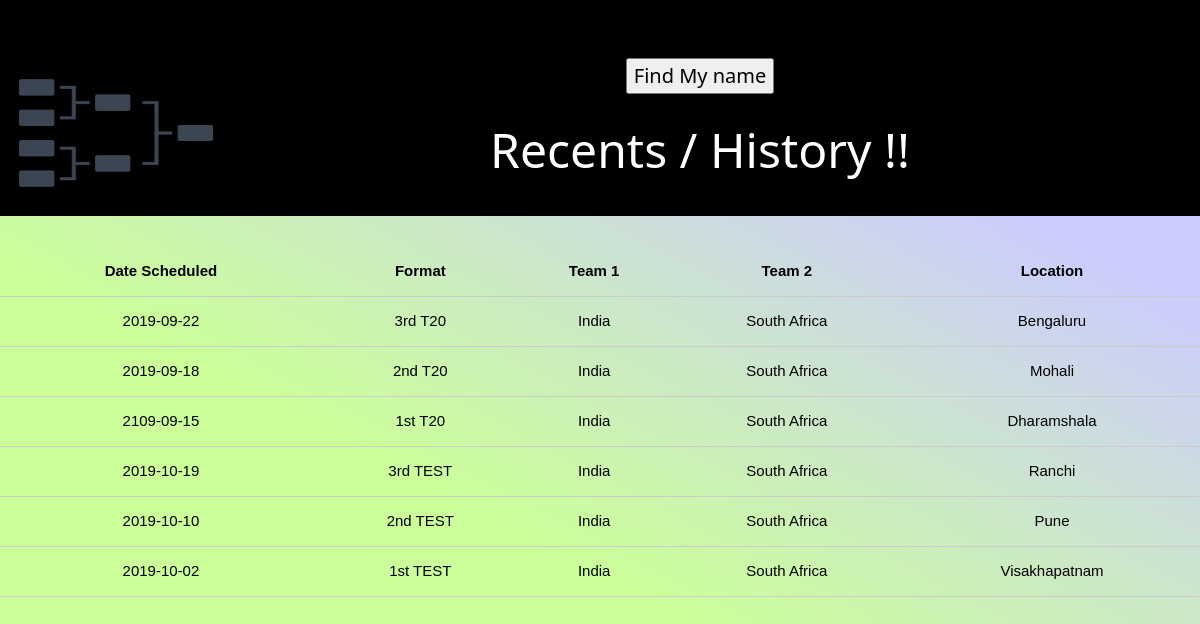
The page /history.php on the database its author committed.
### tables this page shows
CREATE TABLE `history` (
  `typ` varchar(25) NOT NULL,
  `id` int(11) NOT NULL,
  `teamone` varchar(50) NOT NULL,
  `teamtwo` varchar(50) NOT NULL,
  `loc` varchar(30) NOT NULL,
  `date` date DEFAULT NULL
);

### history.php (the view, shortened to what this page needs)
<?php
$db = mysqli_connect('localhost', 'root', '', 'fix');
?>
<!DOCTYPE html>
<html>
<head>
    <link rel="stylesheet" type="text/css" href="css/crud.css">
    <link rel="stylesheet" type="text/css" href="css/wel.css">
</head>
<body style=" background: linear-gradient(to top right, #ccff99 29%, #ccccff 76%);">
<header class="w3-container w3-theme w3-padding" id="myHeader">
  <i onclick="w3_open()" class="fa fa-bars w3-xlarge w3-button w3-theme"></i>
  <div class="w3-center">
  <h4 id="demo"><img src="../css/fixt.png" width="200" height="150"; style="float: left;">
<button onclick="typeWriter()">Find My name</button>
   </h4>
  <h1 class="w3-xxxlarge w3-animate-bottom"> Recents / History !!</h1>
  </div>
</header>
<?php $results = mysqli_query($db, "SELECT * FROM history order by id desc"); ?>
<table>
    <thead>
        <tr>
            <th>Date Scheduled</th>
            <th>Format</th>
            <th>Team 1</th>
            <th>Team 2</th>
            <th>Location</th>
        </tr>
    </thead>
    <?php while ($row = mysqli_fetch_array($results)) { ?>
        <tr>
             <td><?php echo $row['date']; ?></td>
          <center><td><?php echo $row['typ']; ?></td></center>
            <center><td><?php echo $row['teamone']; ?></td></center>
            <td><?php echo $row['teamtwo']; ?></td>
             <td><?php echo $row['loc']; ?></td>
        </tr>
    <?php } ?>
</table>
</body>
</html>

### css/crud.css (style rules this page uses)
body { font-size: 29px; }
table { width: 100%; margin: 30px auto; border-collapse: collapse; text-align: center; }
tr { border-bottom: 1px solid #cbcbcb; }
th, td { border: none; height: 50px; padding: 2px; }

### css/wel.css (style rules this page uses)
.w3-theme { color:#fff !important; background-color:#000000 !important }
.fa { display:inline-block;font:normal normal normal 14px/1 FontAwesome;font-size:inherit;text-rendering:auto;-webkit-font-smoothing:antialiased;-moz-osx-font-smoothing:grayscale;transform:translate(0, 0) }
.fa-navicon:before,.fa-reorder:before,.fa-bars:before { content:"\f0c9" }
html { box-sizing:border-box }
*,*:before,*:after { box-sizing:inherit }
html { -ms-text-size-adjust:100%;-webkit-text-size-adjust:100% }
body { margin:0 }
article,aside,details,figcaption,figure,footer,header,main,menu,nav,section { display:block }
img { border-style:none }
button,input,select,textarea,optgroup { font:inherit;margin:0 }
button,input { overflow:visible }
button,select { text-transform:none }
button,[type=button],[type=reset],[type=submit] { -webkit-appearance:button }
html,body { font-family:Verdana,sans-serif;font-size:15px;line-height:1.5 }
html { overflow-x:hidden }
h1 { font-size:36px }
h4 { font-size:20px }
h1,h2,h3,h4,h5,h6 { font-family:"Segoe UI",Arial,sans-serif;font-weight:400;margin:10px 0 }
img { vertical-align:middle }
.w3-btn,.w3-button { border:none;display:inline-block;padding:8px 16px;vertical-align:middle;overflow:hidden;text-decoration:none;color:inherit;background-color:inherit;text-align:center;cursor:pointer;white-space:nowrap }
.w3-btn,.w3-button { -webkit-touch-callout:none;-webkit-user-select:none;-khtml-user-select:none;-moz-user-select:none;-ms-user-select:none;user-select:none }
.w3-container:after,.w3-container:before,.w3-panel:after,.w3-panel:before,.w3-row:after,.w3-row:before,.w3-row-padding:after,.w3-row-padding:before, .w3-cell-row:before,.w3-cell-row:after,.w3-clear:after,.w3-clear:before,.w3-bar:before,.w3-bar:after { content:"";display:table;clear:both }
.w3-container,.w3-panel { padding:0.01em 16px }
.w3-animate-bottom { position:relative;animation:animatebottom 0.4s }
.w3-xlarge { font-size:24px!important }
.w3-xxxlarge { font-size:48px!important }
.w3-center { text-align:center!important }
.w3-padding { padding:8px 16px!important }

### rows shown on the page
history: date "2019-09-22", typ "3rd T20", teamone "India", teamtwo "South Africa", loc "Bengaluru"
history: date "2019-09-18", typ "2nd T20", teamone "India", teamtwo "South Africa", loc "Mohali"
history: date "2109-09-15", typ "1st T20", teamone "India", teamtwo "South Africa", loc "Dharamshala"
history: date "2019-10-19", typ "3rd TEST", teamone "India", teamtwo "South Africa", loc "Ranchi"
history: date "2019-10-10", typ "2nd TEST", teamone "India", teamtwo "South Africa", loc "Pune"
history: date "2019-10-02", typ "1st TEST", teamone "India", teamtwo "South Africa", loc "Visakhapatnam"
